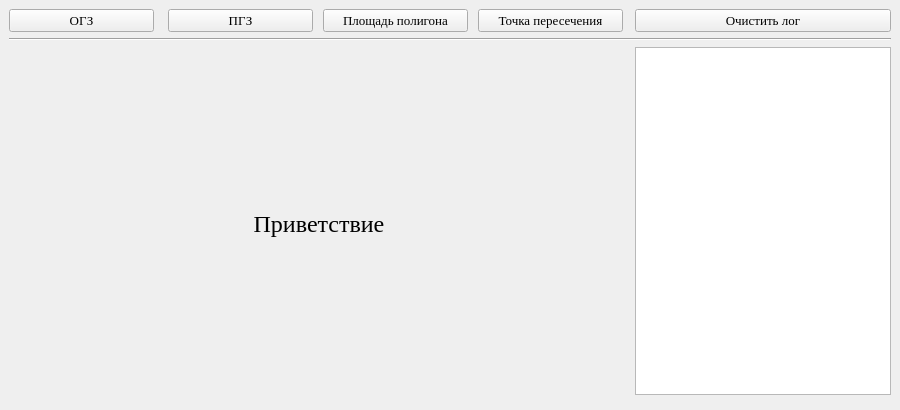
<?xml version="1.0" encoding="UTF-8"?>
<ui version="4.0">
 <class>MainWindow</class>
 <widget class="QMainWindow" name="MainWindow">
  <property name="geometry">
   <rect>
    <x>0</x>
    <y>0</y>
    <width>900</width>
    <height>410</height>
   </rect>
  </property>
  <property name="minimumSize">
   <size>
    <width>900</width>
    <height>410</height>
   </size>
  </property>
  <property name="maximumSize">
   <size>
    <width>900</width>
    <height>413</height>
   </size>
  </property>
  <property name="font">
   <font>
    <family>Times New Roman</family>
    <pointsize>10</pointsize>
   </font>
  </property>
  <property name="windowTitle">
   <string>Калькулятор кадастрового инженера</string>
  </property>
  <property name="windowIcon">
   <iconset resource="src.qrc">
    <normaloff>:/icons/icons/mainwindow.ico</normaloff>:/icons/icons/mainwindow.ico</iconset>
  </property>
  <widget class="QWidget" name="centralwidget">
   <layout class="QGridLayout" name="gridLayout">
    <item row="0" column="0">
     <widget class="QPushButton" name="button_ogz">
      <property name="minimumSize">
       <size>
        <width>145</width>
        <height>0</height>
       </size>
      </property>
      <property name="maximumSize">
       <size>
        <width>145</width>
        <height>16777215</height>
       </size>
      </property>
      <property name="cursor">
       <cursorShape>PointingHandCursor</cursorShape>
      </property>
      <property name="text">
       <string>ОГЗ</string>
      </property>
      <property name="default">
       <bool>false</bool>
      </property>
      <property name="flat">
       <bool>false</bool>
      </property>
     </widget>
    </item>
    <item row="0" column="1">
     <widget class="QPushButton" name="button_pgz">
      <property name="minimumSize">
       <size>
        <width>145</width>
        <height>0</height>
       </size>
      </property>
      <property name="maximumSize">
       <size>
        <width>145</width>
        <height>16777215</height>
       </size>
      </property>
      <property name="cursor">
       <cursorShape>PointingHandCursor</cursorShape>
      </property>
      <property name="text">
       <string>ПГЗ</string>
      </property>
     </widget>
    </item>
    <item row="0" column="2">
     <widget class="QPushButton" name="button_square">
      <property name="minimumSize">
       <size>
        <width>145</width>
        <height>0</height>
       </size>
      </property>
      <property name="maximumSize">
       <size>
        <width>145</width>
        <height>16777215</height>
       </size>
      </property>
      <property name="cursor">
       <cursorShape>PointingHandCursor</cursorShape>
      </property>
      <property name="text">
       <string>Площадь полигона</string>
      </property>
     </widget>
    </item>
    <item row="0" column="3">
     <widget class="QPushButton" name="button_intersection">
      <property name="minimumSize">
       <size>
        <width>145</width>
        <height>0</height>
       </size>
      </property>
      <property name="maximumSize">
       <size>
        <width>145</width>
        <height>16777215</height>
       </size>
      </property>
      <property name="cursor">
       <cursorShape>PointingHandCursor</cursorShape>
      </property>
      <property name="text">
       <string>Точка пересечения</string>
      </property>
     </widget>
    </item>
    <item row="0" column="4">
     <widget class="QPushButton" name="button_clean">
      <property name="cursor">
       <cursorShape>PointingHandCursor</cursorShape>
      </property>
      <property name="text">
       <string>Очистить лог</string>
      </property>
     </widget>
    </item>
    <item row="1" column="0" colspan="5">
     <widget class="Line" name="line_3">
      <property name="orientation">
       <enum>Qt::Horizontal</enum>
      </property>
     </widget>
    </item>
    <item row="2" column="0" rowspan="2" colspan="4">
     <widget class="QStackedWidget" name="stackedWidget">
      <property name="minimumSize">
       <size>
        <width>620</width>
        <height>320</height>
       </size>
      </property>
      <property name="maximumSize">
       <size>
        <width>620</width>
        <height>320</height>
       </size>
      </property>
      <property name="contextMenuPolicy">
       <enum>Qt::PreventContextMenu</enum>
      </property>
      <property name="autoFillBackground">
       <bool>false</bool>
      </property>
      <property name="currentIndex">
       <number>4</number>
      </property>
      <widget class="QWidget" name="page">
       <property name="layoutDirection">
        <enum>Qt::LeftToRight</enum>
       </property>
       <layout class="QVBoxLayout" name="verticalLayout_3">
        <item>
         <layout class="QHBoxLayout" name="horizontalLayout">
          <item>
           <widget class="QFrame" name="frame_2">
            <property name="frameShape">
             <enum>QFrame::Box</enum>
            </property>
            <property name="frameShadow">
             <enum>QFrame::Sunken</enum>
            </property>
            <layout class="QGridLayout" name="gridLayout_3">
             <item row="0" column="0">
              <widget class="QLabel" name="label_3">
               <property name="text">
                <string>X1=</string>
               </property>
              </widget>
             </item>
             <item row="0" column="1">
              <widget class="QLineEdit" name="ogz_lineedit_x1"/>
             </item>
             <item row="0" column="2">
              <widget class="QLabel" name="label_27">
               <property name="text">
                <string>м</string>
               </property>
              </widget>
             </item>
             <item row="1" column="0">
              <widget class="QLabel" name="label_4">
               <property name="text">
                <string>Y1=</string>
               </property>
              </widget>
             </item>
             <item row="1" column="1">
              <widget class="QLineEdit" name="ogz_lineedit_y1"/>
             </item>
             <item row="1" column="2">
              <widget class="QLabel" name="label_28">
               <property name="text">
                <string>м</string>
               </property>
              </widget>
             </item>
             <item row="2" column="0">
              <widget class="QLabel" name="label_6">
               <property name="text">
                <string>X2=</string>
               </property>
              </widget>
             </item>
             <item row="2" column="1">
              <widget class="QLineEdit" name="ogz_lineedit_x2"/>
             </item>
             <item row="2" column="2">
              <widget class="QLabel" name="label_29">
               <property name="text">
                <string>м</string>
               </property>
              </widget>
             </item>
             <item row="3" column="0">
              <widget class="QLabel" name="label_7">
               <property name="text">
                <string>Y2=</string>
               </property>
              </widget>
             </item>
             <item row="3" column="1">
              <widget class="QLineEdit" name="ogz_lineedit_y2"/>
             </item>
             <item row="3" column="2">
              <widget class="QLabel" name="label_30">
               <property name="text">
                <string>м</string>
               </property>
              </widget>
             </item>
            </layout>
           </widget>
          </item>
          <item>
           <widget class="QFrame" name="frame">
            <property name="minimumSize">
             <size>
              <width>300</width>
              <height>0</height>
             </size>
            </property>
            <property name="frameShape">
             <enum>QFrame::Box</enum>
            </property>
            <property name="frameShadow">
             <enum>QFrame::Sunken</enum>
            </property>
            <property name="lineWidth">
             <number>1</number>
            </property>
            <layout class="QGridLayout" name="gridLayout_4">
             <item row="0" column="0" colspan="2">
              <widget class="QLabel" name="label">
               <property name="minimumSize">
                <size>
                 <width>0</width>
                 <height>40</height>
                </size>
               </property>
               <property name="text">
                <string>&lt;html&gt;&lt;head/&gt;&lt;body&gt;&lt;p align=&quot;center&quot;&gt;Для вычисления дирекционного угла и горизонтального проложения линии АВ введите координаты точек А и В&lt;/p&gt;&lt;/body&gt;&lt;/html&gt;</string>
               </property>
               <property name="wordWrap">
                <bool>true</bool>
               </property>
              </widget>
             </item>
             <item row="1" column="0">
              <widget class="QPushButton" name="ogz_button_submit">
               <property name="cursor">
                <cursorShape>PointingHandCursor</cursorShape>
               </property>
               <property name="text">
                <string>Вычислить</string>
               </property>
              </widget>
             </item>
             <item row="1" column="1">
              <widget class="QSpinBox" name="ogz_spinBox">
               <property name="maximumSize">
                <size>
                 <width>50</width>
                 <height>16777215</height>
                </size>
               </property>
               <property name="maximum">
                <number>10</number>
               </property>
               <property name="value">
                <number>2</number>
               </property>
              </widget>
             </item>
            </layout>
           </widget>
          </item>
         </layout>
        </item>
        <item>
         <widget class="Line" name="line_2">
          <property name="orientation">
           <enum>Qt::Horizontal</enum>
          </property>
         </widget>
        </item>
        <item>
         <widget class="QLabel" name="ogz_label_answer">
          <property name="maximumSize">
           <size>
            <width>16777215</width>
            <height>25</height>
           </size>
          </property>
          <property name="text">
           <string>&lt;html&gt;&lt;head/&gt;&lt;body&gt;&lt;p align=&quot;center&quot;&gt;&lt;br/&gt;&lt;/p&gt;&lt;/body&gt;&lt;/html&gt;</string>
          </property>
          <property name="wordWrap">
           <bool>false</bool>
          </property>
         </widget>
        </item>
       </layout>
      </widget>
      <widget class="QWidget" name="page_2">
       <layout class="QVBoxLayout" name="verticalLayout_16">
        <item>
         <layout class="QHBoxLayout" name="horizontalLayout_24">
          <item>
           <widget class="QFrame" name="frame_9">
            <property name="frameShape">
             <enum>QFrame::Box</enum>
            </property>
            <property name="frameShadow">
             <enum>QFrame::Sunken</enum>
            </property>
            <layout class="QGridLayout" name="gridLayout_2">
             <item row="0" column="0">
              <widget class="QLabel" name="label_8">
               <property name="text">
                <string>X=</string>
               </property>
              </widget>
             </item>
             <item row="0" column="1">
              <widget class="QLineEdit" name="pgz_lineedit_x">
               <property name="inputMask">
                <string/>
               </property>
               <property name="text">
                <string/>
               </property>
               <property name="maxLength">
                <number>32767</number>
               </property>
               <property name="cursorPosition">
                <number>0</number>
               </property>
              </widget>
             </item>
             <item row="0" column="2">
              <widget class="QLabel" name="label_23">
               <property name="text">
                <string>м</string>
               </property>
              </widget>
             </item>
             <item row="1" column="0">
              <widget class="QLabel" name="label_9">
               <property name="text">
                <string>Y=</string>
               </property>
              </widget>
             </item>
             <item row="1" column="1">
              <widget class="QLineEdit" name="pgz_lineedit_y">
               <property name="text">
                <string/>
               </property>
              </widget>
             </item>
             <item row="1" column="2">
              <widget class="QLabel" name="label_24">
               <property name="text">
                <string>м</string>
               </property>
              </widget>
             </item>
             <item row="2" column="0">
              <widget class="QLabel" name="label_10">
               <property name="text">
                <string>S=</string>
               </property>
              </widget>
             </item>
             <item row="2" column="1">
              <widget class="QLineEdit" name="pgz_lineedit_s">
               <property name="text">
                <string/>
               </property>
              </widget>
             </item>
             <item row="2" column="2">
              <widget class="QLabel" name="label_25">
               <property name="text">
                <string>м</string>
               </property>
              </widget>
             </item>
             <item row="3" column="0">
              <widget class="QLabel" name="label_11">
               <property name="text">
                <string>α=</string>
               </property>
              </widget>
             </item>
             <item row="3" column="1">
              <widget class="QLineEdit" name="pgz_lineedit_g">
               <property name="maximumSize">
                <size>
                 <width>16777215</width>
                 <height>16777215</height>
                </size>
               </property>
               <property name="inputMask">
                <string>000°00'00&quot;</string>
               </property>
               <property name="text">
                <string>°'&quot;</string>
               </property>
              </widget>
             </item>
             <item row="3" column="2">
              <widget class="QLabel" name="label_26">
               <property name="text">
                <string/>
               </property>
              </widget>
             </item>
            </layout>
           </widget>
          </item>
          <item>
           <widget class="QFrame" name="frame_4">
            <property name="minimumSize">
             <size>
              <width>300</width>
              <height>0</height>
             </size>
            </property>
            <property name="frameShape">
             <enum>QFrame::Box</enum>
            </property>
            <property name="frameShadow">
             <enum>QFrame::Sunken</enum>
            </property>
            <layout class="QGridLayout" name="gridLayout_5">
             <item row="1" column="0">
              <widget class="QPushButton" name="pgz_button_submit">
               <property name="cursor">
                <cursorShape>PointingHandCursor</cursorShape>
               </property>
               <property name="text">
                <string>Вычислить</string>
               </property>
               <property name="default">
                <bool>false</bool>
               </property>
               <property name="flat">
                <bool>false</bool>
               </property>
              </widget>
             </item>
             <item row="1" column="1">
              <widget class="QSpinBox" name="pgz_spinBox">
               <property name="maximumSize">
                <size>
                 <width>50</width>
                 <height>16777215</height>
                </size>
               </property>
               <property name="maximum">
                <number>10</number>
               </property>
               <property name="value">
                <number>2</number>
               </property>
              </widget>
             </item>
             <item row="0" column="0" colspan="2">
              <widget class="QLabel" name="label_2">
               <property name="text">
                <string>&lt;html&gt;&lt;head/&gt;&lt;body&gt;&lt;p align=&quot;center&quot;&gt;Для вычисления координат точки В введите координаты точки А, горизонтальное проложение и дирекционный угол линии АВ в градусах, минутах и секундах&lt;/p&gt;&lt;/body&gt;&lt;/html&gt;</string>
               </property>
               <property name="wordWrap">
                <bool>true</bool>
               </property>
              </widget>
             </item>
            </layout>
           </widget>
          </item>
         </layout>
        </item>
        <item>
         <widget class="Line" name="line_8">
          <property name="orientation">
           <enum>Qt::Horizontal</enum>
          </property>
         </widget>
        </item>
        <item>
         <widget class="QLabel" name="pgz_label_answer">
          <property name="maximumSize">
           <size>
            <width>16777215</width>
            <height>25</height>
           </size>
          </property>
          <property name="text">
           <string/>
          </property>
         </widget>
        </item>
       </layout>
      </widget>
      <widget class="QWidget" name="page_3">
       <layout class="QVBoxLayout" name="verticalLayout">
        <item>
         <layout class="QGridLayout" name="gridLayout_6">
          <item row="1" column="4">
           <widget class="QSpinBox" name="square_spinBox">
            <property name="maximumSize">
             <size>
              <width>50</width>
              <height>16777215</height>
             </size>
            </property>
            <property name="maximum">
             <number>10</number>
            </property>
            <property name="value">
             <number>2</number>
            </property>
           </widget>
          </item>
          <item row="0" column="0" colspan="3">
           <widget class="QTextEdit" name="square_textedit">
            <property name="frameShape">
             <enum>QFrame::Box</enum>
            </property>
            <property name="autoFormatting">
             <set>QTextEdit::AutoNone</set>
            </property>
           </widget>
          </item>
          <item row="0" column="3" colspan="2">
           <widget class="QFrame" name="frame_3">
            <property name="minimumSize">
             <size>
              <width>300</width>
              <height>0</height>
             </size>
            </property>
            <property name="frameShape">
             <enum>QFrame::Box</enum>
            </property>
            <property name="frameShadow">
             <enum>QFrame::Sunken</enum>
            </property>
            <layout class="QVBoxLayout" name="verticalLayout_6">
             <item>
              <widget class="QLabel" name="label_5">
               <property name="text">
                <string>&lt;html&gt;&lt;head/&gt;&lt;body&gt;&lt;p align=&quot;center&quot;&gt;Для вычисления площади полигона введите координаты его вершин (X и Y вводятся через пробел, точки - с новой строки )&lt;/p&gt;&lt;/body&gt;&lt;/html&gt;</string>
               </property>
               <property name="wordWrap">
                <bool>true</bool>
               </property>
              </widget>
             </item>
            </layout>
           </widget>
          </item>
          <item row="1" column="3">
           <widget class="QPushButton" name="square_button_submit">
            <property name="minimumSize">
             <size>
              <width>0</width>
              <height>0</height>
             </size>
            </property>
            <property name="cursor">
             <cursorShape>PointingHandCursor</cursorShape>
            </property>
            <property name="text">
             <string>Вычислить</string>
            </property>
           </widget>
          </item>
          <item row="1" column="0" colspan="3">
           <widget class="QPushButton" name="square_button_import">
            <property name="cursor">
             <cursorShape>PointingHandCursor</cursorShape>
            </property>
            <property name="text">
             <string>Импорт</string>
            </property>
           </widget>
          </item>
         </layout>
        </item>
        <item>
         <widget class="Line" name="line_11">
          <property name="orientation">
           <enum>Qt::Horizontal</enum>
          </property>
         </widget>
        </item>
        <item>
         <widget class="QLabel" name="square_label_answer">
          <property name="minimumSize">
           <size>
            <width>0</width>
            <height>25</height>
           </size>
          </property>
          <property name="maximumSize">
           <size>
            <width>16777215</width>
            <height>25</height>
           </size>
          </property>
          <property name="text">
           <string/>
          </property>
         </widget>
        </item>
       </layout>
      </widget>
      <widget class="QWidget" name="page_4">
       <layout class="QVBoxLayout" name="verticalLayout_2">
        <item>
         <layout class="QHBoxLayout" name="horizontalLayout_2">
          <item>
           <widget class="QFrame" name="frame_10">
            <property name="frameShape">
             <enum>QFrame::Box</enum>
            </property>
            <property name="frameShadow">
             <enum>QFrame::Sunken</enum>
            </property>
            <layout class="QGridLayout" name="gridLayout_7">
             <item row="0" column="0">
              <widget class="QLabel" name="label_12">
               <property name="text">
                <string>P1(x,y)=</string>
               </property>
              </widget>
             </item>
             <item row="0" column="1">
              <widget class="QLineEdit" name="intersection_lineedit_p1"/>
             </item>
             <item row="0" column="2">
              <widget class="QLabel" name="label_16">
               <property name="text">
                <string>м</string>
               </property>
              </widget>
             </item>
             <item row="1" column="0">
              <widget class="QLabel" name="label_13">
               <property name="text">
                <string>P2(x,y)=</string>
               </property>
              </widget>
             </item>
             <item row="1" column="1">
              <widget class="QLineEdit" name="intersection_lineedit_p2"/>
             </item>
             <item row="1" column="2">
              <widget class="QLabel" name="label_17">
               <property name="text">
                <string>м</string>
               </property>
              </widget>
             </item>
             <item row="2" column="0">
              <widget class="QLabel" name="label_14">
               <property name="text">
                <string>P3(x,y)=</string>
               </property>
              </widget>
             </item>
             <item row="2" column="1">
              <widget class="QLineEdit" name="intersection_lineedit_p3"/>
             </item>
             <item row="2" column="2">
              <widget class="QLabel" name="label_18">
               <property name="text">
                <string>м</string>
               </property>
              </widget>
             </item>
             <item row="3" column="0">
              <widget class="QLabel" name="label_15">
               <property name="text">
                <string>P4(x,y)=</string>
               </property>
              </widget>
             </item>
             <item row="3" column="1">
              <widget class="QLineEdit" name="intersection_lineedit_p4"/>
             </item>
             <item row="3" column="2">
              <widget class="QLabel" name="label_19">
               <property name="text">
                <string>м</string>
               </property>
              </widget>
             </item>
            </layout>
           </widget>
          </item>
          <item>
           <widget class="QFrame" name="frame_11">
            <property name="minimumSize">
             <size>
              <width>300</width>
              <height>0</height>
             </size>
            </property>
            <property name="frameShape">
             <enum>QFrame::Box</enum>
            </property>
            <property name="frameShadow">
             <enum>QFrame::Sunken</enum>
            </property>
            <layout class="QGridLayout" name="gridLayout_8">
             <item row="2" column="1">
              <widget class="QSpinBox" name="intersection_spinBox">
               <property name="maximumSize">
                <size>
                 <width>50</width>
                 <height>16777215</height>
                </size>
               </property>
               <property name="maximum">
                <number>10</number>
               </property>
               <property name="value">
                <number>2</number>
               </property>
              </widget>
             </item>
             <item row="0" column="0" colspan="2">
              <widget class="QLabel" name="label_31">
               <property name="text">
                <string>&lt;html&gt;&lt;head/&gt;&lt;body&gt;&lt;p align=&quot;center&quot;&gt;Для вычисления координат точки пересечения двух отрезков введите координаты их концов &lt;/p&gt;&lt;/body&gt;&lt;/html&gt;</string>
               </property>
               <property name="wordWrap">
                <bool>true</bool>
               </property>
              </widget>
             </item>
             <item row="2" column="0">
              <widget class="QPushButton" name="intersection_button_submit">
               <property name="cursor">
                <cursorShape>PointingHandCursor</cursorShape>
               </property>
               <property name="text">
                <string>Вычислить</string>
               </property>
              </widget>
             </item>
             <item row="3" column="0" colspan="2">
              <widget class="QPushButton" name="intersection_button_plot">
               <property name="text">
                <string>График</string>
               </property>
              </widget>
             </item>
            </layout>
           </widget>
          </item>
         </layout>
        </item>
        <item>
         <widget class="Line" name="line_13">
          <property name="orientation">
           <enum>Qt::Horizontal</enum>
          </property>
         </widget>
        </item>
        <item>
         <widget class="QLabel" name="intersection_label_answer">
          <property name="minimumSize">
           <size>
            <width>0</width>
            <height>25</height>
           </size>
          </property>
          <property name="maximumSize">
           <size>
            <width>16777215</width>
            <height>25</height>
           </size>
          </property>
          <property name="text">
           <string/>
          </property>
         </widget>
        </item>
       </layout>
      </widget>
      <widget class="QWidget" name="page_5">
       <layout class="QVBoxLayout" name="verticalLayout_4">
        <item>
         <widget class="QLabel" name="label_20">
          <property name="text">
           <string>&lt;html&gt;&lt;head/&gt;&lt;body&gt;&lt;p align=&quot;center&quot;&gt;&lt;span style=&quot; font-size:18pt;&quot;&gt;Приветствие&lt;/span&gt;&lt;/p&gt;&lt;/body&gt;&lt;/html&gt;</string>
          </property>
         </widget>
        </item>
       </layout>
      </widget>
     </widget>
    </item>
    <item row="2" column="4">
     <widget class="QTextEdit" name="textEdit">
      <property name="readOnly">
       <bool>true</bool>
      </property>
     </widget>
    </item>
   </layout>
  </widget>
  <widget class="QMenuBar" name="menubar">
   <property name="geometry">
    <rect>
     <x>0</x>
     <y>0</y>
     <width>900</width>
     <height>26</height>
    </rect>
   </property>
  </widget>
 </widget>
 <tabstops>
  <tabstop>ogz_lineedit_x1</tabstop>
  <tabstop>ogz_lineedit_y1</tabstop>
  <tabstop>ogz_lineedit_x2</tabstop>
  <tabstop>ogz_lineedit_y2</tabstop>
  <tabstop>ogz_spinBox</tabstop>
  <tabstop>ogz_button_submit</tabstop>
  <tabstop>pgz_lineedit_x</tabstop>
  <tabstop>pgz_lineedit_y</tabstop>
  <tabstop>pgz_lineedit_s</tabstop>
  <tabstop>pgz_lineedit_g</tabstop>
  <tabstop>pgz_spinBox</tabstop>
  <tabstop>pgz_button_submit</tabstop>
  <tabstop>square_button_import</tabstop>
  <tabstop>square_textedit</tabstop>
  <tabstop>square_spinBox</tabstop>
  <tabstop>square_button_submit</tabstop>
  <tabstop>intersection_lineedit_p1</tabstop>
  <tabstop>intersection_lineedit_p2</tabstop>
  <tabstop>intersection_lineedit_p3</tabstop>
  <tabstop>intersection_lineedit_p4</tabstop>
  <tabstop>intersection_spinBox</tabstop>
  <tabstop>intersection_button_submit</tabstop>
  <tabstop>button_ogz</tabstop>
  <tabstop>button_pgz</tabstop>
  <tabstop>button_square</tabstop>
  <tabstop>button_intersection</tabstop>
  <tabstop>button_clean</tabstop>
  <tabstop>textEdit</tabstop>
 </tabstops>
 <resources>
  <include location="src.qrc"/>
 </resources>
 <connections/>
</ui>
